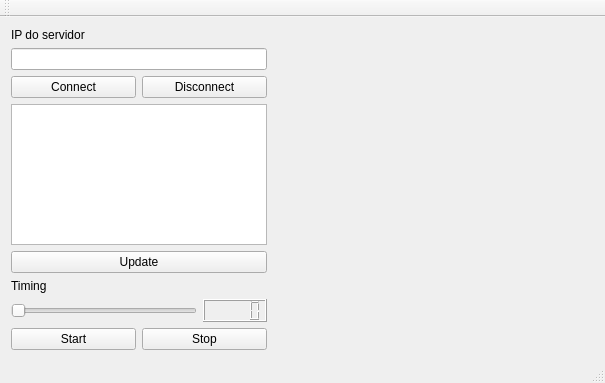
<?xml version="1.0" encoding="UTF-8"?>
<ui version="4.0">
 <class>MainWindow</class>
 <widget class="QMainWindow" name="MainWindow">
  <property name="geometry">
   <rect>
    <x>0</x>
    <y>0</y>
    <width>605</width>
    <height>383</height>
   </rect>
  </property>
  <property name="windowTitle">
   <string>MainWindow</string>
  </property>
  <widget class="QWidget" name="centralWidget">
   <layout class="QFormLayout" name="formLayout">
    <item row="0" column="0">
     <layout class="QVBoxLayout" name="verticalLayout_2">
      <item>
       <widget class="QLabel" name="label">
        <property name="text">
         <string>IP do servidor</string>
        </property>
       </widget>
      </item>
      <item>
       <widget class="QLineEdit" name="lineEditIP">
        <property name="text">
         <string/>
        </property>
       </widget>
      </item>
      <item>
       <layout class="QHBoxLayout" name="horizontalLayout_2">
        <item>
         <widget class="QPushButton" name="pushButtonConnect">
          <property name="text">
           <string>Connect</string>
          </property>
         </widget>
        </item>
        <item>
         <widget class="QPushButton" name="pushButtonDisconnect">
          <property name="text">
           <string>Disconnect</string>
          </property>
         </widget>
        </item>
       </layout>
      </item>
      <item>
       <widget class="QListWidget" name="listWidget"/>
      </item>
      <item>
       <widget class="QPushButton" name="pushButtonUpdate">
        <property name="text">
         <string>Update</string>
        </property>
       </widget>
      </item>
      <item>
       <layout class="QVBoxLayout" name="verticalLayout">
        <item>
         <widget class="QLabel" name="label_2">
          <property name="text">
           <string>Timing</string>
          </property>
         </widget>
        </item>
        <item>
         <layout class="QHBoxLayout" name="horizontalLayout">
          <item>
           <widget class="QSlider" name="horizontalSliderTiming">
            <property name="maximum">
             <number>4</number>
            </property>
            <property name="orientation">
             <enum>Qt::Horizontal</enum>
            </property>
           </widget>
          </item>
          <item>
           <widget class="QLCDNumber" name="lcdNumberTiming"/>
          </item>
         </layout>
        </item>
       </layout>
      </item>
      <item>
       <layout class="QHBoxLayout" name="horizontalLayout_3">
        <item>
         <widget class="QPushButton" name="pushButtonStart">
          <property name="text">
           <string>Start</string>
          </property>
         </widget>
        </item>
        <item>
         <widget class="QPushButton" name="pushButtonStop">
          <property name="text">
           <string>Stop</string>
          </property>
         </widget>
        </item>
       </layout>
      </item>
     </layout>
    </item>
    <item row="0" column="1">
     <widget class="Plotter" name="widget" native="true"/>
    </item>
   </layout>
  </widget>
  <widget class="QMenuBar" name="menuBar">
   <property name="geometry">
    <rect>
     <x>0</x>
     <y>0</y>
     <width>605</width>
     <height>21</height>
    </rect>
   </property>
  </widget>
  <widget class="QToolBar" name="mainToolBar">
   <attribute name="toolBarArea">
    <enum>TopToolBarArea</enum>
   </attribute>
   <attribute name="toolBarBreak">
    <bool>false</bool>
   </attribute>
  </widget>
  <widget class="QStatusBar" name="statusBar"/>
 </widget>
 <layoutdefault spacing="6" margin="11"/>
 <customwidgets>
  <customwidget>
   <class>Plotter</class>
   <extends>QWidget</extends>
   <header>plotter.h</header>
   <container>1</container>
   <slots>
    <slot>mudaAmplitude(int)</slot>
    <slot>mudaFrequencia(int)</slot>
   </slots>
  </customwidget>
 </customwidgets>
 <resources/>
 <connections>
  <connection>
   <sender>horizontalSliderTiming</sender>
   <signal>valueChanged(int)</signal>
   <receiver>lcdNumberTiming</receiver>
   <slot>display(int)</slot>
   <hints>
    <hint type="sourcelabel">
     <x>177</x>
     <y>308</y>
    </hint>
    <hint type="destinationlabel">
     <x>218</x>
     <y>308</y>
    </hint>
   </hints>
  </connection>
  <connection>
   <sender>lineEditIP</sender>
   <signal>textEdited(QString)</signal>
   <receiver>MainWindow</receiver>
   <slot>mudaIP(QString)</slot>
   <hints>
    <hint type="sourcelabel">
     <x>228</x>
     <y>74</y>
    </hint>
    <hint type="destinationlabel">
     <x>271</x>
     <y>71</y>
    </hint>
   </hints>
  </connection>
  <connection>
   <sender>horizontalSliderTiming</sender>
   <signal>valueChanged(int)</signal>
   <receiver>MainWindow</receiver>
   <slot>changeTime()</slot>
   <hints>
    <hint type="sourcelabel">
     <x>35</x>
     <y>313</y>
    </hint>
    <hint type="destinationlabel">
     <x>2</x>
     <y>324</y>
    </hint>
   </hints>
  </connection>
 </connections>
 <slots>
  <slot>mudaIP(QString)</slot>
  <slot>changeTime()</slot>
 </slots>
</ui>
